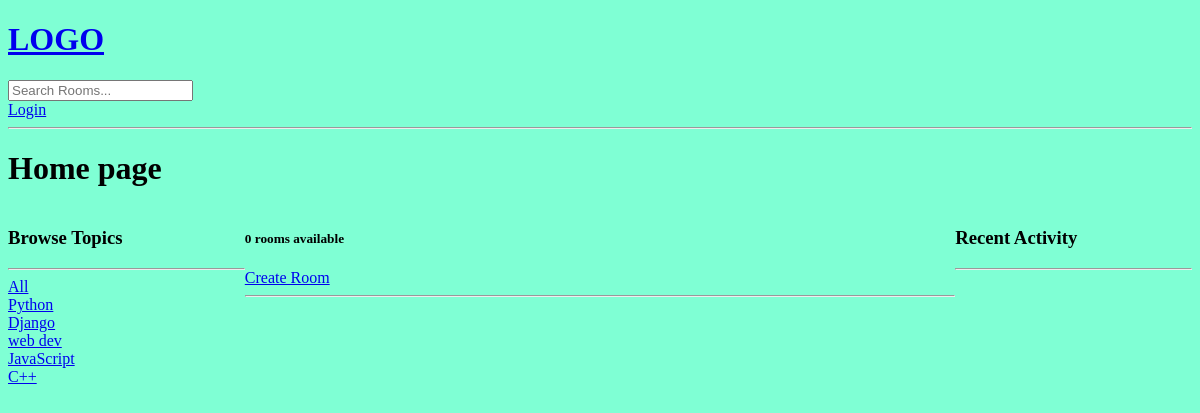
Page /?q=HTML on the earlier database version.
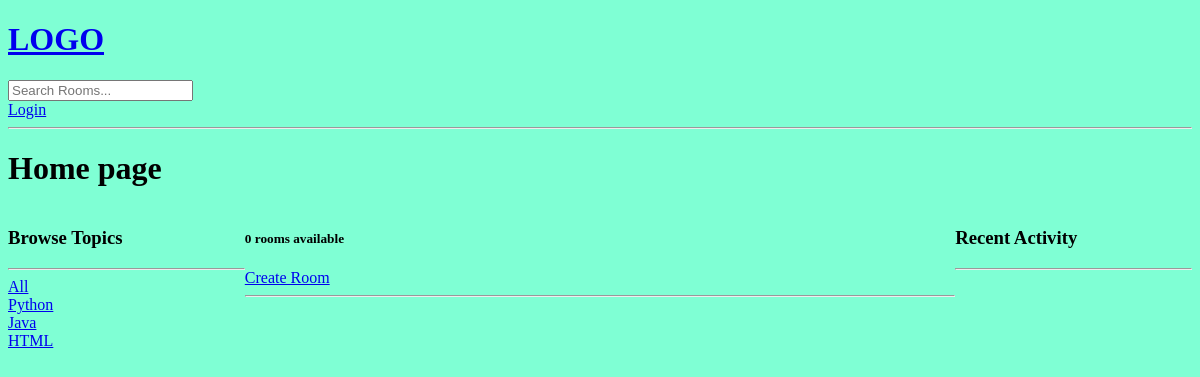
Same page on the later database version.
### base/models.py (models this page shows, shortened)
class Topic(models.Model):
    name = models.CharField(max_length=200)

### base/views.py (the view)
# urls.py: path('', views.home, name='home'),
def home(request):
    q = request.GET.get('q') if request.GET.get('q') != None else ''
    rooms = Room.objects.filter(
        Q(topic__name__icontains = q) |
        Q(name__icontains = q) |
        Q(description__icontains = q)
        ) # search
    topcs = Topic.objects.all()
    room_count = rooms.count()
    room_messages = Message.objects.filter(Q(room__topic__name__icontains=q))
    context = {
        'rooms': rooms,
        'topics': topcs,
        'room_count': room_count,
        'room_messages': room_messages
        }
    return render(request, 'base/home.html', context)

### base/templates/base/home.html (shortened to what this page needs)
{% extends 'main.html' %} {% block content %}
<h1>Home page</h1>
<div class="home-container">
  <div>
    {% include 'base/topics_component.html' %}
  </div>
  <div>
    <h5>{{room_count}} rooms available</h5>
    <a href="{% url 'create-room' %}">Create Room</a>
    <hr />
  </div>
  <div>
    {% include 'base/activity_component.html' %}
  </div>
</div>
{% endblock content %}

### base/templates/base/topics_component.html
<h3>Browse Topics</h3>
<hr />
<div>
    <a href="{% url 'home' %}">All</a>
</div>
{% for topic in topics %}
<div>
    <a href="{% url 'home' %}?q={{topic.name}}">{{topic.name}}</a>
</div>
{% endfor %}

Differences in the rows shown:
removed Topic: name "Django"
removed Topic: name "web dev"
removed Topic: name "JavaScript"
removed Topic: name "C++"
added Topic: name "Java"
added Topic: name "HTML"
